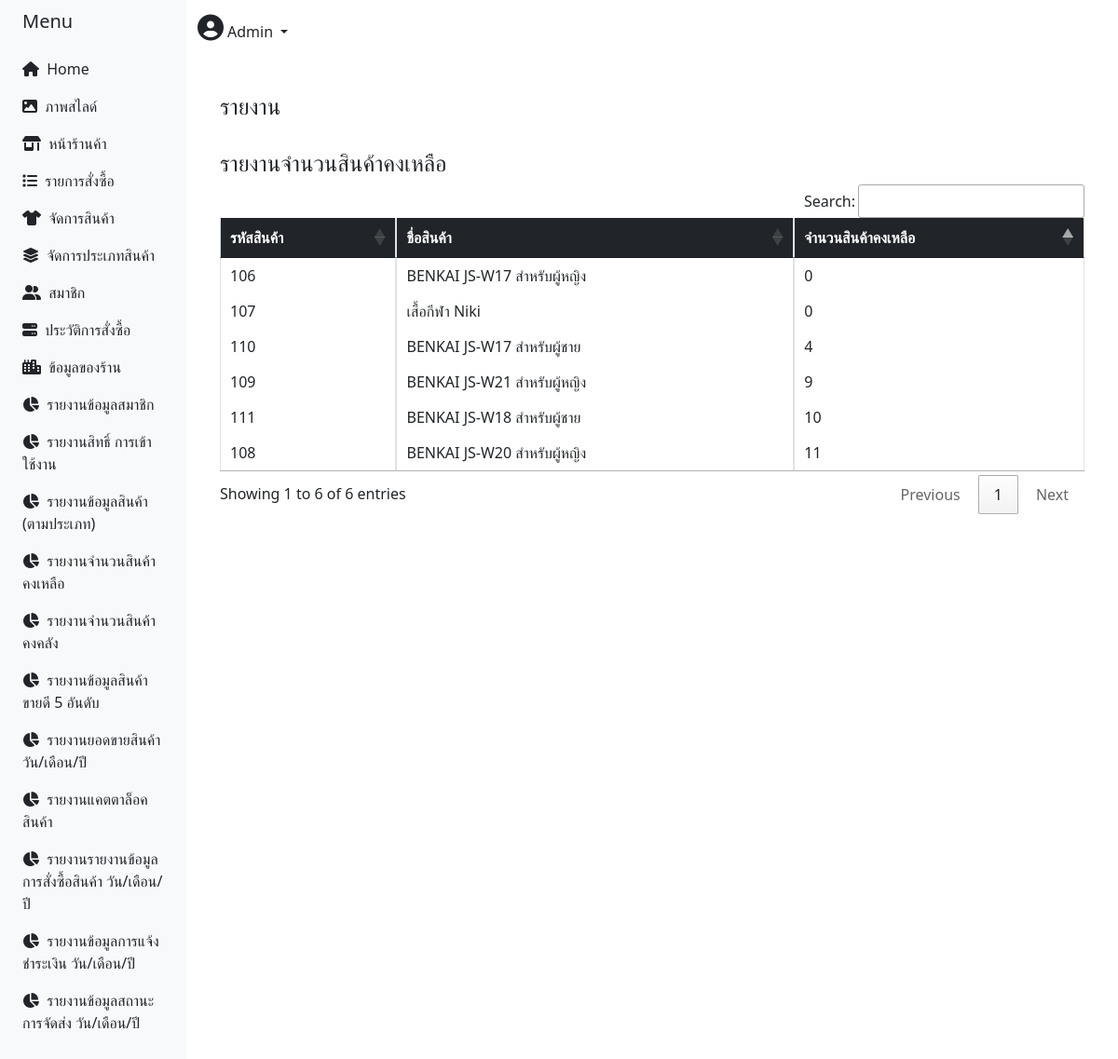
The app's page /admin/index_admin.php?p=report_stock (signed in) with its own data.
### tables this page shows
CREATE TABLE `product` (
  `product_id` int(11) NOT NULL,
  `category_id` int(11) NOT NULL,
  `product_name` varchar(30) NOT NULL,
  `price` double NOT NULL,
  `num` int(10) NOT NULL,
  `photo` varchar(150) NOT NULL,
  `product_status` varchar(100) NOT NULL,
  `ctgo` int(11) NOT NULL
);

### admin/report_stock.php (the view, shortened to what this page needs)
<?php
require_once("../config/server.php");
$sql = "SELECT a.*,b.category_name FROM `product` a JOIN category b on a.category_id = b.category_id order by a.num desc";
$result1 = mysqli_query($conn, $sql);
?>
<head>
    <link rel="stylesheet" type="text/css" href="https://cdn.datatables.net/1.11.3/css/jquery.dataTables.css">
</head>
<?php
if (empty($_SESSION["ID"]) || $_SESSION["Userlevel"] != 1) {
    echo "<script>
    alert('โปรดเข้าสู่ระบบ  ');
    window.location.replace('../login.php');
    </script>";
} else { ?>
    <div class="content-wrapper">
        <section class="content">
            <div class="container-fluid">
                <div class="row">
                    <h4 class="mr-4 mt-4">รายงาน </h4>
                </div>
                <div class="row">
                    <div class="col-12" style="overflow-x:auto">
                        <h4 class="mr-4 mt-4">รายงานจำนวนสินค้าคงเหลือ</h4>
                        <table id="report3" class="table table-bordered table-hover" style="overflow-x:auto">
                            <thead class="bg-dark text-white">
                                <th>รหัสสินค้า</th>
                                <th>ชื่อสินค้า</th>
                                <th>จำนวนสินค้าคงเหลือ</th>
                            </thead>
                            <tbody>
                                <?php
                                while ($row = mysqli_fetch_array($result1)) {
                                    echo "<tr>";
                                    echo "<td> {$row['product_id']} </td>";
                                    echo "<td> {$row['product_name']} </td>";
                                    echo "<td> {$row['num']} </td>";
                                    echo "</tr>";
                                }
                                ?>
                            </tbody>
                        </table>
                    </div>
                </div>
            </div>
        </section>
    </div>
<?php } ?>

### admin/index_admin.php (style rules this page uses)
body { min-height: 100vh; overflow-x: hidden; font-family: 'Noto Sans Thai', sans-serif; }

### admin/nav_menu.php (style rules this page uses)
body { min-height: 100vh; overflow-x: hidden; font-family: 'Noto Sans Thai', sans-serif; }

### records on screen
product: product_id "108", product_name "BENKAI JS-W20 สำหรับผู้หญิง", num "11"
product: product_id "111", product_name "BENKAI JS-W18 สำหรับผู้ชาย", num "10"
product: product_id "109", product_name "BENKAI JS-W21 สำหรับผู้หญิง", num "9"
product: product_id "110", product_name "BENKAI JS-W17 สำหรับผู้ชาย", num "4"
product: product_id "106", product_name "BENKAI JS-W17 สำหรับผู้หญิง", num "0"
product: product_id "107", product_name "เสื้อกีฬา Niki", num "0"

### other values on screen
$_SESSION['Username'] "Admin"
